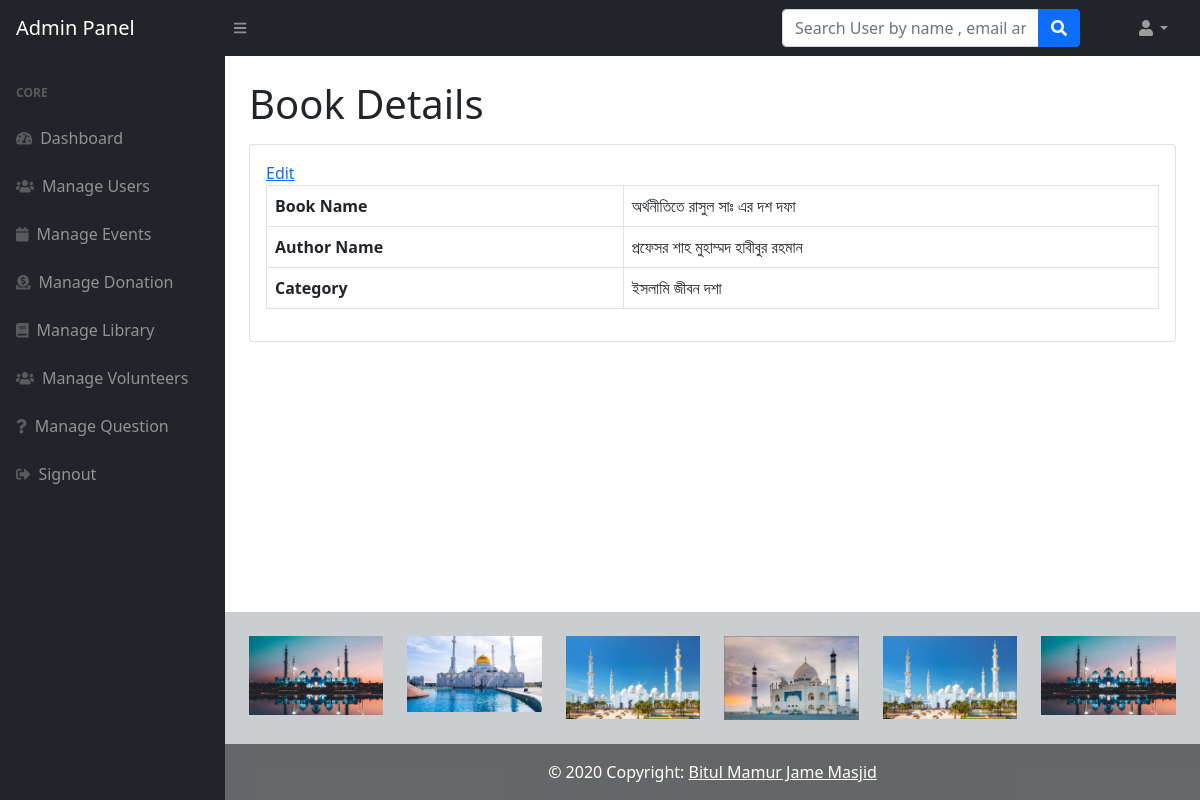
The app's page /admin/book.php?id=5 with its own data.
### tables this page shows
CREATE TABLE `library` (
  `id` int(255) NOT NULL,
  `bname` varchar(255) NOT NULL,
  `aname` varchar(255) NOT NULL,
  `category` varchar(255) NOT NULL,
  `file` varchar(255) NOT NULL
);

### admin/book.php (the view, shortened to what this page needs)
<?php session_start();
require "../connection.php";
 ?>
    <!DOCTYPE html>
<html lang="en">
    <head>
        <link href="https://cdn.jsdelivr.net/npm/bootstrap@5.1.1/dist/css/bootstrap.min.css" rel="stylesheet">
    </head>
    <body class="sb-nav-fixed">
      <?php include_once('navbar.php');?>
        <div id="layoutSidenav">
          <?php include_once('sidebar.php');?>
            <div id="layoutSidenav_content">
                <main>
                    <div class="container-fluid px-4">
<?php
$id=$_GET['id'];
$query=mysqli_query($con,"SELECT * FROM library WHERE id='$id'");
while($result=mysqli_fetch_array($query))
{?>
                        <h1 class="mt-4 mb-3"> Book Details</h1>
                        <div class="card mb-4">
                            <div class="card-body">
                                <a href="edit-book.php?id=<?php echo $result['id'];?>">Edit</a>
                                <table class="table table-bordered">
                                   <tr>
                                    <th>Book Name</th>
                                       <td ><?php echo $result['bname'];?></td>
                                   </tr>
                                   <tr>
                                       <th>Author Name</th>
                                       <td ><?php echo $result['aname'];?></td>
                                   </tr>
                                     <tr>
                                       <th>Category</th>
                                       <td ><?php echo $result['category'];?></td>
                                   </tr>
                                </table>
                            </div>
                        </div>
<?php } ?>
                    </div>
                </main>
          <?php include('footer.php');?>
            </div>
        </div>
    </body>
</html>

### records on screen
library: bname "অর্থনীতিতে রাসুল সাঃ এর দশ দফা", aname "প্রফেসর শাহ মুহাম্মদ হাবীবুর রহমান", category "ইসলামি জীবন দশা"
